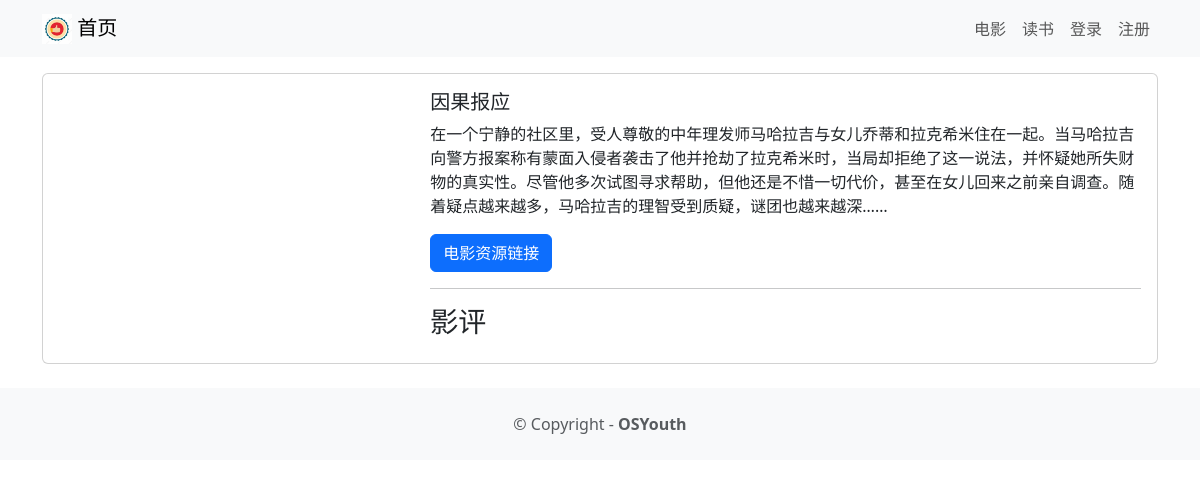
/movie/1, run on the app's committed database.
### movie/models.py (models this page shows, shortened)
class Movie(models.Model) :
    title = models.TextField(max_length=100,verbose_name='电影名')
    description = models.TextField(max_length=250,verbose_name='电影简介')
    image = models.ImageField(upload_to='movie/images/',verbose_name='电影海报' )
    url = models.URLField(blank=True,verbose_name='电影资源')
    class Meta:
        verbose_name='电影'
        verbose_name_plural= verbose_name

### movie/views.py (the view)
# urls.py: path('<int:movie_id>', views.moviedetail, name='moviedetail'),
def moviedetail(request, movie_id):
    movie = get_object_or_404(Movie, pk=movie_id)
    reviews = Review.objects.filter(movie=movie)
    return render(request, 'moviedetail.html', {'movie': movie, 'reviews':reviews})

### movie/templates/moviedetail.html (shortened to what this page needs)
{% extends 'base.html' %}
{% block content %}
<div class="card mb-3">
    <div class="row g-0">
        <div class="col-md-4">
        </div>
        <div class="col-md-8">
            <div class="card-body">
                <h5 class="card-title">{{ movie.title }}</h5>
                <p class="card-text">{{ movie.description }}</p>
                <p class="card-text">
                    {% if movie.url %}
                    <a href="{{ movie.url }}" class="btn btn-primary">
                        电影资源链接
                    </a>
                    {% endif %}
                </p>
                <hr/>
                <h3>影评</h3>
            </div>
        </div>
    </div>
</div>
{% endblock %}

### data on the page
Movie: title "因果报应", description "在一个宁静的社区里，受人尊敬的中年理发师马哈拉吉与女儿乔蒂和拉克希米住在一起。当马哈拉吉向警方报案称有蒙面入侵者袭击了他并抢劫了拉克希米时，当局却拒绝了这一说法，并怀疑她所失财物的真实性。尽管他多次试图寻求帮助，但他还是不惜一切代价，甚至在女儿回来之前亲自调查。随着疑点越来越多，马哈拉吉的理智受到质疑，谜团也越来越深……"
